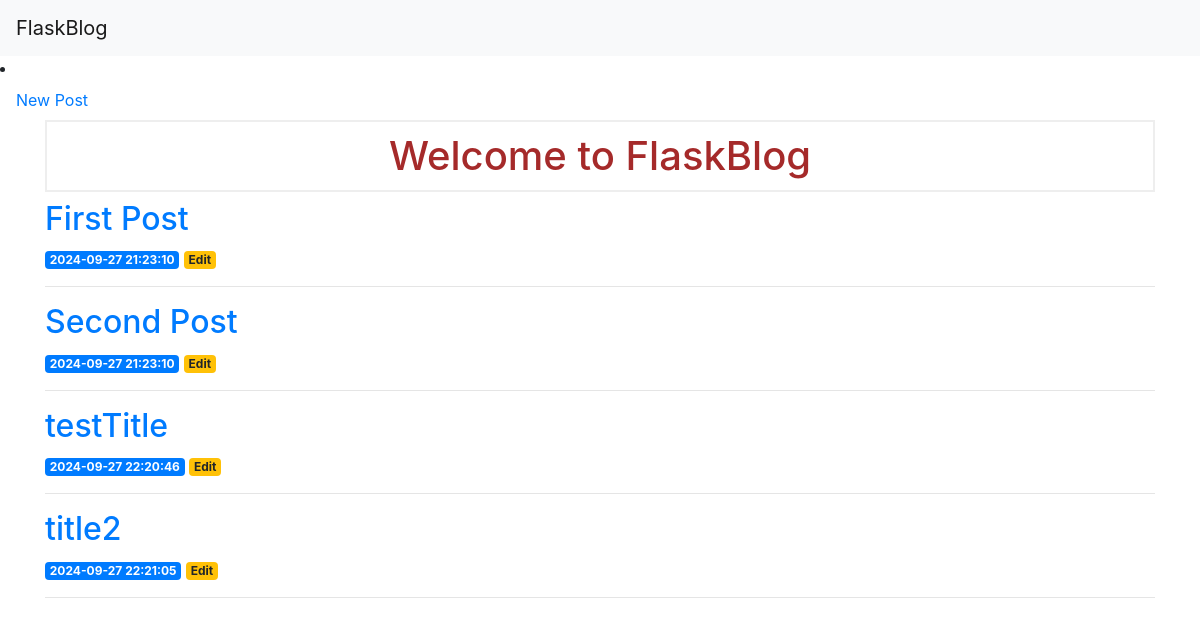
The app's page /, older data.
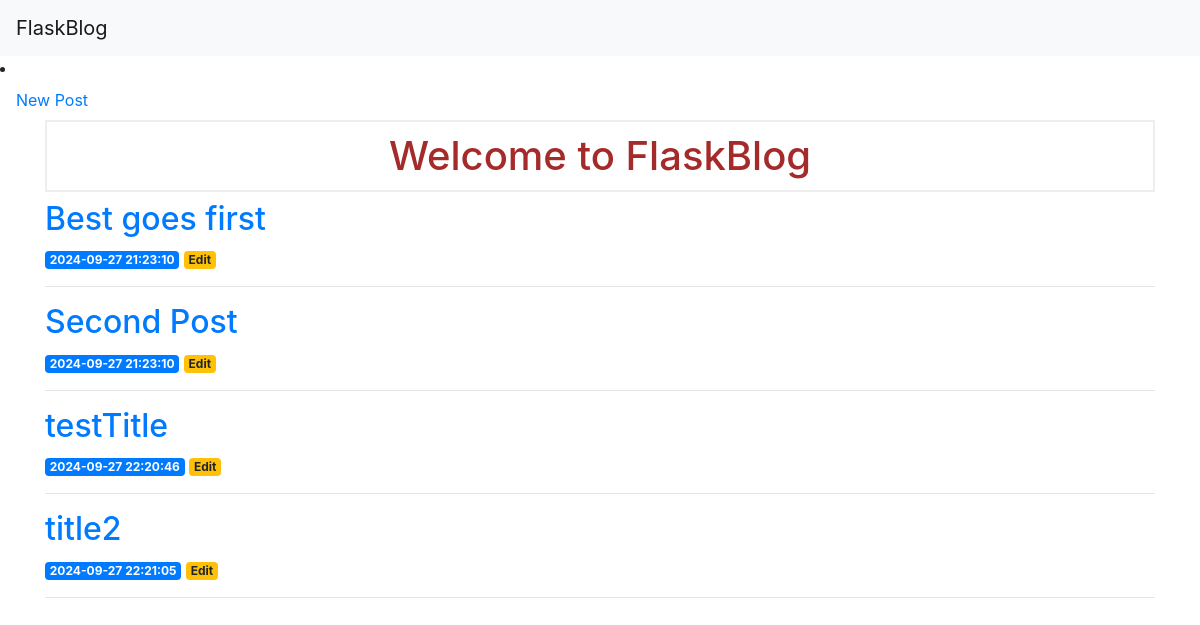
The same page, newer data.
### tables this page shows
CREATE TABLE posts (
    id INTEGER PRIMARY KEY AUTOINCREMENT,
    created TIMESTAMP NOT NULL DEFAULT CURRENT_TIMESTAMP,
    title TEXT NOT NULL,
    content TEXT NOT NULL
);

### app.py (the view)
@app.route('/')
def index():
    conn = get_db_connection()
    posts = conn.execute('SELECT * FROM posts').fetchall()
    conn.close()
    return render_template('index.html', posts=posts)

### app.py (called while the page is built)
def get_db_connection():
    conn = sqlite3.connect('database.db')
    conn.row_factory = sqlite3.Row
    return conn

### templates/index.html (shortened to what this page needs)
<!DOCTYPE html>
<html lang="en">
  <head>
    <link
      rel="stylesheet"
      href="{{ url_for('static', filename= 'css/style.css') }}"
    />
  </head>
  <body>
    {% extends 'base.html' %} {% block content %}
    <h1>{% block title %} Welcome to FlaskBlog {% endblock %}</h1>
    {% for post in posts %}
    <a href="{{ url_for('post', post_id=post['id']) }}">
      <h2>{{ post['title'] }}</h2>
    </a>
    <span class="badge badge-primary">{{ post['created'] }}</span>
    <a href="{{ url_for('edit', id=post['id']) }}">
      <span class="badge badge-warning">Edit</span>
    </a>
    <hr />
    {% endfor %} {% endblock %}

Row changes from the older to the newer data that the page shows:
changed posts: title "First Post" → "Best goes first"
